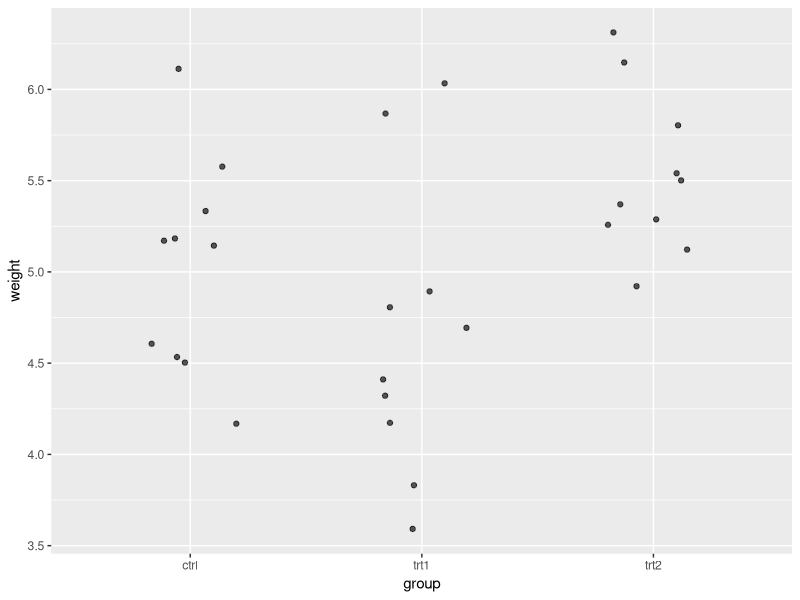
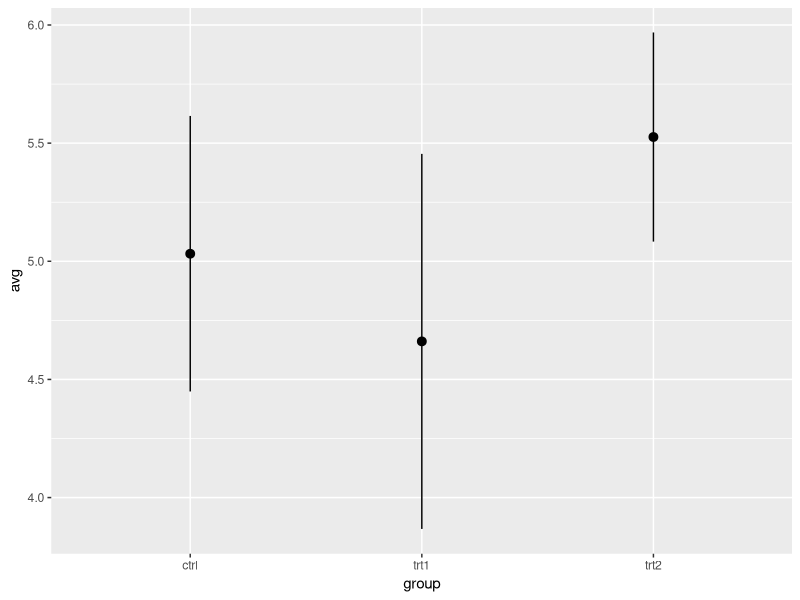
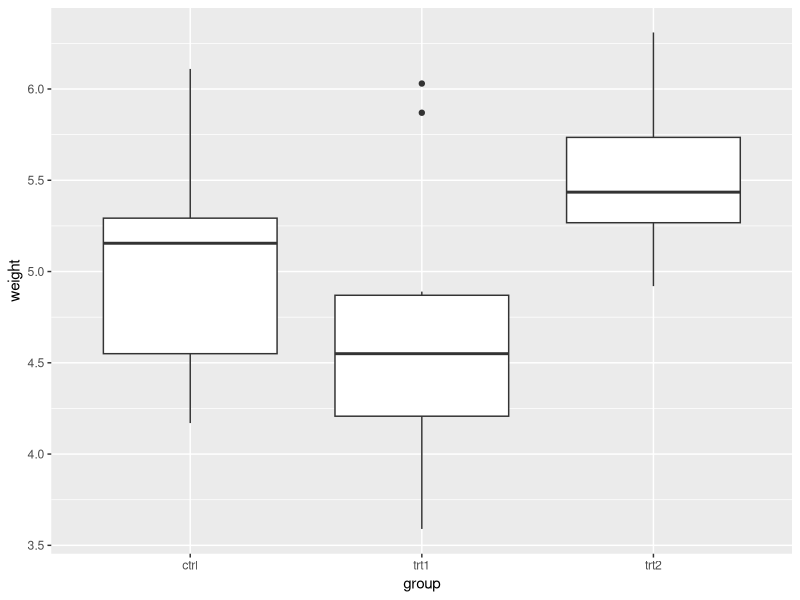

The R script that drew these images, in order:
# Data Analysis with R
# Rick Scavetta
# 03.09.2018
# QBM R workshop for MSc

# Clear workspace (environment)
rm(list = ls())

# Load packages
library(tidyverse)

# Basic R syntax:
n <- log2(8) # 2 to the power of what = 8
n
log2(8)

# A Simple Case Study
# Access a built-in dataset:
PlantGrowth

# Explore our data:
# What are the group?
levels(PlantGrowth$group)

# How many groups?
nlevels(PlantGrowth$group)

# Two broad types of variables:
# Continuous (aka quantitative) i.e. weight
# Categorical (aka qualitative, discrete, factor) i.e. group
# Categorical has "groups" or "levels"

# Descriptive statistics:
# Mean of ALL values
mean(PlantGrowth$weight)

# group-wise descriptive stats:
# use ctrl + shift + m to get %>%
# %>%  is the "pipe operator" (say "and then...")
PlantGrowth %>%
  group_by(group) %>% # comment
  summarise(avg = mean(weight),
            stdev = sd(weight),
            n = n()) -> PGSummary

# only use -> in the tidyverse context

# Making plots: using ggplot2 functions
# 3 parts - Data, Aesthetics, Geometries
# Aesthetics: aes(), MAPPING data onto a visual scale (axis)
# e.g. x, y, ymin, ymax, col, shape, size, ...
# Geometries: How will the data look?
# 1 - All data points
ggplot(PlantGrowth, aes(x = group, y = weight)) +
  geom_jitter(width = 0.2, alpha = 0.65)
# alpha controls transparency

# 2 - summary statistics:
# 2a - mean and sd:
ggplot(PGSummary, aes(x = group,
                      y = avg,
                      ymin = avg - stdev,
                      ymax = avg + stdev)) +
  geom_pointrange()

  # geom_col() +
  # geom_errorbar(width = 0.2)

# 2b - box plots:
ggplot(PlantGrowth, aes(x = group, y = weight)) +
  geom_boxplot()

# Do Stats:
# Group differences:
# First, build a linear model
# y ~ x means "y as described by x"
# response ~ predictor
plant.lm <- lm(weight ~ group, data = PlantGrowth)
plant.lm

# shortcut to t-tests: use summary
summary(plant.lm)

# One-way ANOVA:
anova(plant.lm)

# One last way: Compare all pair-wise t-test
# Tukey Post-hoc test:

# to do this, set up ANOVA in a different way:
# use aov() instead of lm()
plant.aov <- aov(weight ~ group, data = PlantGrowth)
TukeyHSD(plant.aov) # All pair-wise t-tests:

# Element 2: Functions
# Everything that happens, is because of a function

# Arithmetic operators
# +, -, *, /, ^

34 + 6

# this is actually a function
`+`(34, 6)

# Order or operations
# BEDMAS - brackets, exp, div, mult, add, sub
2 - 3/4 # 1.25
(2 - 3)/4 # -0.25

# Make some objects
n <- 34
p <- 6

# use them like numbers
n + p

# Form of functions:
# fun_name(fun_args)

# fun_args can be:
# named or unnamed (positional matching)
log2(8)
log2(x = 8)
log(x = 8, base = 2)
log(8, 2) # positional matching
log(8, base = 2) # combination, typical

# Some basic and common functions:
# Combine/concatenate: unnamed arguments
xx <- c(3, 8, 9 , 23)
xx

myNames <- c("healthy", "tissue", "quantity")
myNames

# Sequential numbers: seq()
seq(from = 1, to = 100, by = 7)
foo1 <- seq(1, 100, 7)

# of course, we can use objects in functions:
foo2 <- seq(1, n, p)

# trick: a regular interval of 1
# the colon operator
1:10
seq(1, 10, 1)

# Two major types of math functions:
# 1 - Transformation functions (e.g. log)
# output length == input length
# EVERY value is treated the same way
log(foo1)

# 2 - Aggregration functions (e.g. sum, mean)
# output lenght typically 1 (or a few) number(s)
# e.g.
mean(foo1)
median(foo1)
sum(foo1)

# Exercise 6.1
foo2
foo2 + 100 # trans
foo2 + foo2 # trans
sum(foo2) + foo2 # agg followed by trans
1:3 + foo2 # trans

1:4 + foo2

############### Key Concept in R
############### Vector Recycling!

# it's why this works:
# z-scores:
(foo1 - mean(foo1))/sd(foo1)

# Short cut:
scale(foo1)

# Exercise 6.2: linear model transformation
# y = mx + b
m <- 1.12
b <- -0.4
xx

m * xx + b

# What if... I had two m values
m2 <- c(0, 1.12)
# I want to get 8 numbers as output
0 * xx + b
1.12 * xx + b
# but... I get only one series
m2 * xx + b
